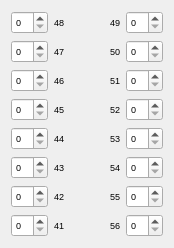
  <widget class="QWidget" name="layoutWidget_28">
   <property name="geometry">
    <rect>
     <x>360</x>
     <y>10</y>
     <width>164</width>
     <height>246</height>
    </rect>
   </property>
   <property name="font">
    <font>
     <pointsize>7</pointsize>
    </font>
   </property>
   <layout class="QHBoxLayout" name="horizontalLayout_39">
    <item>
     <layout class="QVBoxLayout" name="verticalLayout_36">
      <item>
       <layout class="QHBoxLayout" name="horizontalLayout_40">
        <item>
         <widget class="QSpinBox" name="sp48">
          <property name="font">
           <font>
            <pointsize>7</pointsize>
           </font>
          </property>
         </widget>
        </item>
        <item>
         <widget class="QLabel" name="label_66">
          <property name="font">
           <font>
            <pointsize>7</pointsize>
           </font>
          </property>
          <property name="text">
           <string>48</string>
          </property>
         </widget>
        </item>
       </layout>
      </item>
      <item>
       <layout class="QHBoxLayout" name="horizontalLayout_41">
        <item>
         <widget class="QSpinBox" name="sp47">
          <property name="font">
           <font>
            <pointsize>7</pointsize>
           </font>
          </property>
         </widget>
        </item>
        <item>
         <widget class="QLabel" name="label_67">
          <property name="font">
           <font>
            <pointsize>7</pointsize>
           </font>
          </property>
          <property name="text">
           <string>47</string>
          </property>
         </widget>
        </item>
       </layout>
      </item>
      <item>
       <layout class="QHBoxLayout" name="horizontalLayout_42">
        <item>
         <widget class="QSpinBox" name="sp46">
          <property name="font">
           <font>
            <pointsize>7</pointsize>
           </font>
          </property>
         </widget>
        </item>
        <item>
         <widget class="QLabel" name="label_68">
          <property name="font">
           <font>
            <pointsize>7</pointsize>
           </font>
          </property>
          <property name="text">
           <string>46</string>
          </property>
         </widget>
        </item>
       </layout>
      </item>
      <item>
       <layout class="QHBoxLayout" name="horizontalLayout_43">
        <item>
         <widget class="QSpinBox" name="sp45">
          <property name="font">
           <font>
            <pointsize>7</pointsize>
           </font>
          </property>
         </widget>
        </item>
        <item>
         <widget class="QLabel" name="label_69">
          <property name="font">
           <font>
            <pointsize>7</pointsize>
           </font>
          </property>
          <property name="text">
           <string>45</string>
          </property>
         </widget>
        </item>
       </layout>
      </item>
      <item>
       <layout class="QHBoxLayout" name="horizontalLayout_44">
        <item>
         <widget class="QSpinBox" name="sp44">
          <property name="font">
           <font>
            <pointsize>7</pointsize>
           </font>
          </property>
         </widget>
        </item>
        <item>
         <widget class="QLabel" name="label_70">
          <property name="font">
           <font>
            <pointsize>7</pointsize>
           </font>
          </property>
          <property name="text">
           <string>44</string>
          </property>
         </widget>
        </item>
       </layout>
      </item>
      <item>
       <layout class="QHBoxLayout" name="horizontalLayout_45">
        <item>
         <widget class="QSpinBox" name="sp43">
          <property name="font">
           <font>
            <pointsize>7</pointsize>
           </font>
          </property>
         </widget>
        </item>
        <item>
         <widget class="QLabel" name="label_71">
          <property name="font">
           <font>
            <pointsize>7</pointsize>
           </font>
          </property>
          <property name="text">
           <string>43</string>
          </property>
         </widget>
        </item>
       </layout>
      </item>
      <item>
       <layout class="QHBoxLayout" name="horizontalLayout_46">
        <item>
         <widget class="QSpinBox" name="sp42">
          <property name="font">
           <font>
            <pointsize>7</pointsize>
           </font>
          </property>
         </widget>
        </item>
        <item>
         <widget class="QLabel" name="label_72">
          <property name="font">
           <font>
            <pointsize>7</pointsize>
           </font>
          </property>
          <property name="text">
           <string>42</string>
          </property>
         </widget>
        </item>
       </layout>
      </item>
      <item>
       <layout class="QHBoxLayout" name="horizontalLayout_47">
        <item>
         <widget class="QSpinBox" name="sp41">
          <property name="font">
           <font>
            <pointsize>7</pointsize>
           </font>
          </property>
         </widget>
        </item>
        <item>
         <widget class="QLabel" name="label_73">
          <property name="font">
           <font>
            <pointsize>7</pointsize>
           </font>
          </property>
          <property name="text">
           <string>41</string>
          </property>
         </widget>
        </item>
       </layout>
      </item>
     </layout>
    </item>
    <item>
     <spacer name="horizontalSpacer_2">
      <property name="font">
       <font>
        <pointsize>7</pointsize>
       </font>
      </property>
      <property name="orientation">
       <enum>Qt::Horizontal</enum>
      </property>
      <property name="sizeType">
       <enum>QSizePolicy::Fixed</enum>
      </property>
      <property name="sizeHint" stdset="0">
       <size>
        <width>40</width>
        <height>20</height>
       </size>
      </property>
     </spacer>
    </item>
    <item>
     <layout class="QVBoxLayout" name="verticalLayout_37">
      <item>
       <layout class="QHBoxLayout" name="horizontalLayout_48">
        <item>
         <widget class="QLabel" name="label_74">
          <property name="font">
           <font>
            <pointsize>7</pointsize>
           </font>
          </property>
          <property name="text">
           <string>49</string>
          </property>
         </widget>
        </item>
        <item>
         <widget class="QSpinBox" name="sp49">
          <property name="font">
           <font>
            <pointsize>7</pointsize>
           </font>
          </property>
         </widget>
        </item>
       </layout>
      </item>
      <item>
       <layout class="QHBoxLayout" name="horizontalLayout_49">
        <item>
         <widget class="QLabel" name="label_75">
          <property name="font">
           <font>
            <pointsize>7</pointsize>
           </font>
          </property>
          <property name="text">
           <string>50</string>
          </property>
         </widget>
        </item>
        <item>
         <widget class="QSpinBox" name="sp50">
          <property name="font">
           <font>
            <pointsize>7</pointsize>
           </font>
          </property>
         </widget>
        </item>
       </layout>
      </item>
      <item>
       <layout class="QHBoxLayout" name="horizontalLayout_50">
        <item>
         <widget class="QLabel" name="label_76">
          <property name="font">
           <font>
            <pointsize>7</pointsize>
           </font>
          </property>
          <property name="text">
           <string>51</string>
          </property>
         </widget>
        </item>
        <item>
         <widget class="QSpinBox" name="sp51">
          <property name="font">
           <font>
            <pointsize>7</pointsize>
           </font>
          </property>
         </widget>
        </item>
       </layout>
      </item>
      <item>
       <layout class="QHBoxLayout" name="horizontalLayout_51">
        <item>
         <widget class="QLabel" name="label_77">
          <property name="font">
           <font>
            <pointsize>7</pointsize>
           </font>
          </property>
          <property name="text">
           <string>52</string>
          </property>
         </widget>
        </item>
        <item>
         <widget class="QSpinBox" name="sp52">
          <property name="font">
           <font>
            <pointsize>7</pointsize>
           </font>
          </property>
         </widget>
        </item>
       </layout>
      </item>
      <item>
       <layout class="QHBoxLayout" name="horizontalLayout_52">
        <item>
         <widget class="QLabel" name="label_78">
          <property name="font">
           <font>
            <pointsize>7</pointsize>
           </font>
          </property>
          <property name="text">
           <string>53</string>
          </property>
         </widget>
        </item>
        <item>
         <widget class="QSpinBox" name="sp53">
          <property name="font">
           <font>
            <pointsize>7</pointsize>
           </font>
          </property>
         </widget>
        </item>
       </layout>
      </item>
      <item>
       <layout class="QHBoxLayout" name="horizontalLayout_53">
        <item>
         <widget class="QLabel" name="label_79">
          <property name="font">
           <font>
            <pointsize>7</pointsize>
           </font>
          </property>
          <property name="text">
           <string>54</string>
          </property>
         </widget>
        </item>
        <item>
         <widget class="QSpinBox" name="sp54">
          <property name="font">
           <font>
            <pointsize>7</pointsize>
           </font>
          </property>
         </widget>
        </item>
       </layout>
      </item>
      <item>
       <layout class="QHBoxLayout" name="horizontalLayout_54">
        <item>
         <widget class="QLabel" name="label_80">
          <property name="font">
           <font>
            <pointsize>7</pointsize>
           </font>
          </property>
          <property name="text">
           <string>55</string>
          </property>
         </widget>
        </item>
        <item>
         <widget class="QSpinBox" name="sp55">
          <property name="font">
           <font>
            <pointsize>7</pointsize>
           </font>
          </property>
         </widget>
        </item>
       </layout>
      </item>
      <item>
       <layout class="QHBoxLayout" name="horizontalLayout_55">
        <item>
         <widget class="QLabel" name="label_81">
          <property name="font">
           <font>
            <pointsize>7</pointsize>
           </font>
          </property>
          <property name="text">
           <string>56</string>
          </property>
         </widget>
        </item>
        <item>
         <widget class="QSpinBox" name="sp56">
          <property name="font">
           <font>
            <pointsize>7</pointsize>
           </font>
          </property>
         </widget>
        </item>
       </layout>
      </item>
     </layout>
    </item>
   </layout>
  </widget>
